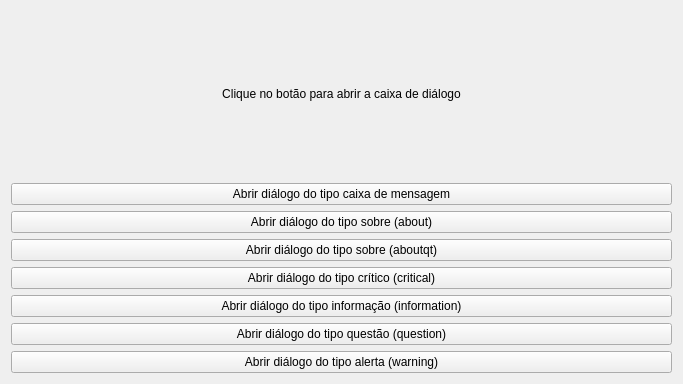
<?xml version="1.0" encoding="UTF-8"?>
<ui version="4.0">
 <class>MainWidget</class>
 <widget class="QWidget" name="MainWidget">
  <property name="geometry">
   <rect>
    <x>0</x>
    <y>0</y>
    <width>683</width>
    <height>384</height>
   </rect>
  </property>
  <property name="minimumSize">
   <size>
    <width>683</width>
    <height>384</height>
   </size>
  </property>
  <property name="maximumSize">
   <size>
    <width>683</width>
    <height>384</height>
   </size>
  </property>
  <property name="windowTitle">
   <string>PySide2 QMessageBox().</string>
  </property>
  <property name="windowIcon">
   <iconset>
    <normaloff>../../../../images/icons/icon.png</normaloff>../../../../images/icons/icon.png</iconset>
  </property>
  <layout class="QVBoxLayout" name="verticalLayout">
   <item>
    <widget class="QLabel" name="label">
     <property name="autoFillBackground">
      <bool>true</bool>
     </property>
     <property name="text">
      <string>Clique no botão para abrir a caixa de diálogo</string>
     </property>
     <property name="alignment">
      <set>Qt::AlignCenter</set>
     </property>
    </widget>
   </item>
   <item>
    <widget class="QPushButton" name="btn_dialog">
     <property name="text">
      <string>Abrir diálogo do tipo caixa de mensagem</string>
     </property>
    </widget>
   </item>
   <item>
    <widget class="QPushButton" name="btn_dialog_about">
     <property name="text">
      <string>Abrir diálogo do tipo sobre (about)</string>
     </property>
    </widget>
   </item>
   <item>
    <widget class="QPushButton" name="btn_dialog_aboutqt">
     <property name="text">
      <string>Abrir diálogo do tipo sobre (aboutqt)</string>
     </property>
    </widget>
   </item>
   <item>
    <widget class="QPushButton" name="btn_dialog_critical">
     <property name="text">
      <string>Abrir diálogo do tipo crítico (critical)</string>
     </property>
    </widget>
   </item>
   <item>
    <widget class="QPushButton" name="btn_dialog_information">
     <property name="text">
      <string>Abrir diálogo do tipo informação (information)</string>
     </property>
    </widget>
   </item>
   <item>
    <widget class="QPushButton" name="btn_dialog_question">
     <property name="text">
      <string>Abrir diálogo do tipo questão (question)</string>
     </property>
    </widget>
   </item>
   <item>
    <widget class="QPushButton" name="btn_dialog_warning">
     <property name="text">
      <string>Abrir diálogo do tipo alerta (warning)</string>
     </property>
    </widget>
   </item>
  </layout>
 </widget>
 <resources/>
 <connections/>
</ui>
